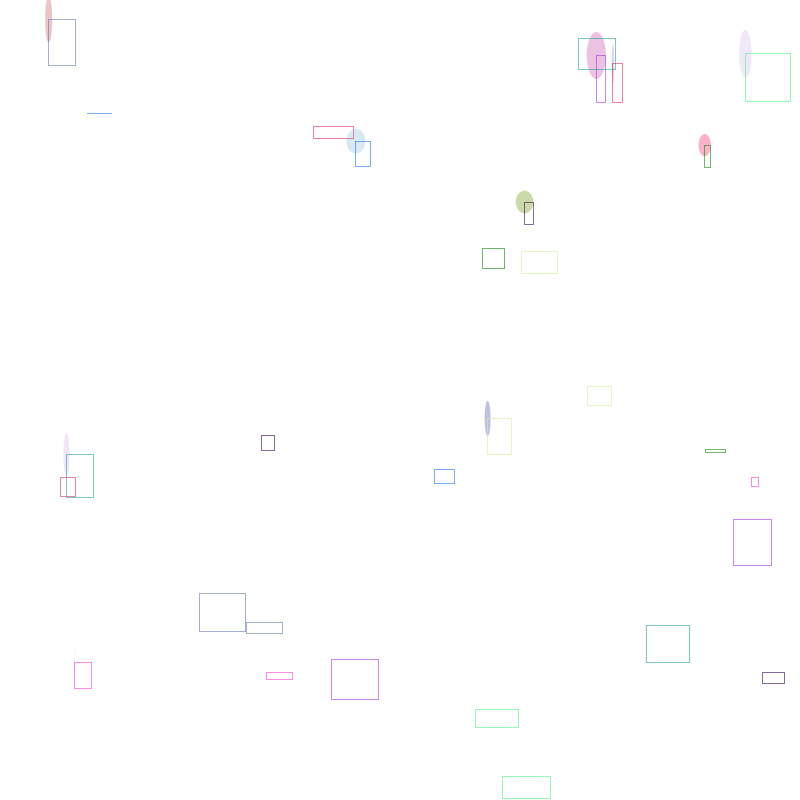
Frame 1 (no input)
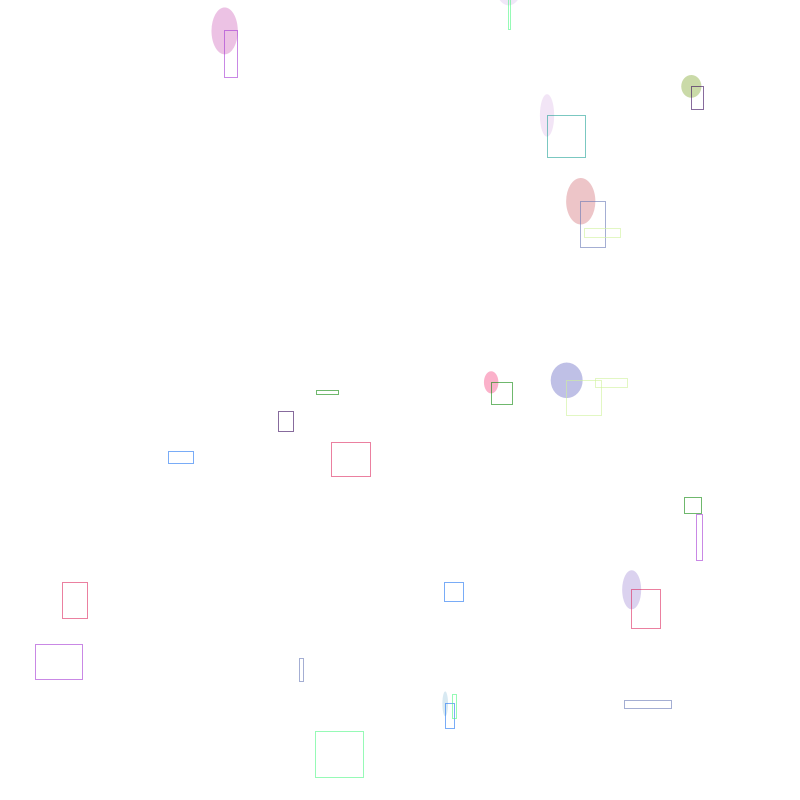
Frame 60 (the mouse pressed at the canvas centre just before this capture)
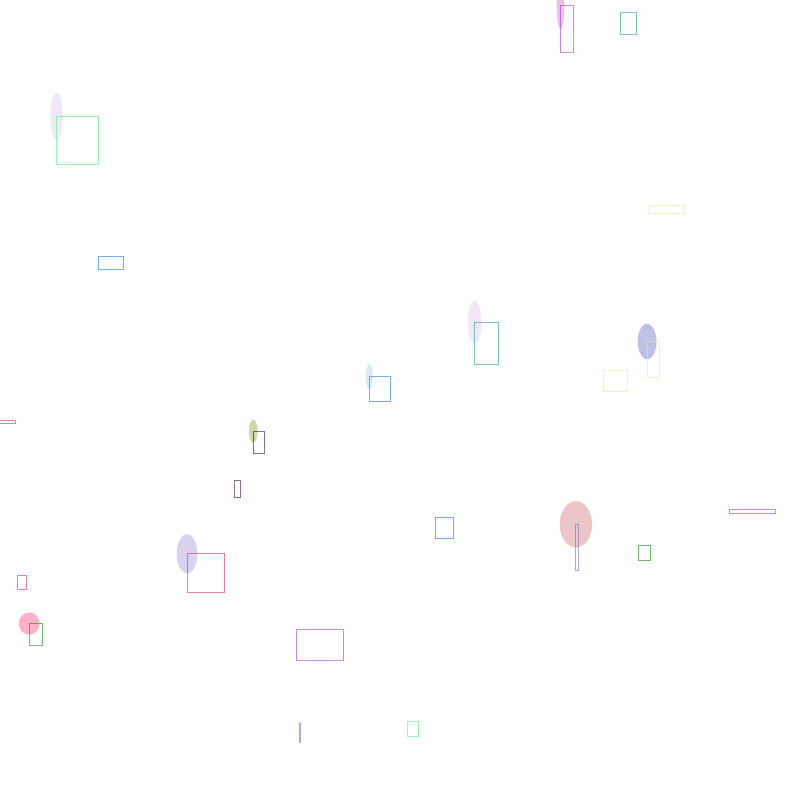
Frame 120 (the mouse held since frame 60 and released just before this capture)

The Processing sketch that drew these frames (run headless with seeded random() and noise(); from frame 60 on, the mouse is pressed at the canvas centre):

// Processing sketch: processing_144986
// ── processing_144986.pde

int x = 0;
int y = 0;
int xspeed = 1;
int yspeed = 2;

int _num = 10;     
Circle[] _circleArr = {
}; 
 
void setup() {
  size(800, 800);
  background(255);
  strokeWeight(1);
  fill(200, 150);
  drawCircles();
  
  ellipseMode(CENTER);
  smooth();
  noStroke();
  frameRate(50);
}

  


void draw () {
   background(255);
  // Add the current speed to the x location.
  x = x + xspeed;
  y = y + yspeed;
  
  if ((x > width-80) || (x < 0)) {
    // If the object reaches either edge, multiply speed by -1 to turn it around.
    xspeed = xspeed * -1;
  }
   if ((y > height-80) || (y < 0)) {
    // If the object reaches either edge, multiply speed by -1 to turn it around.
    yspeed = yspeed * -1;
  }
 
 
  // Display circle at x location
  stroke(0);
  fill(175);
  quad(x,y,width-x,0,0,height-y,width-x,height-y);
  fill(y,0,x,100);
  quad(x,y,0,height-y,width-x,0,x,y);
  
  
  background(255);
  for (int i=0; i<_circleArr.length; i++) {
    Circle thisCirc = _circleArr[i];
    thisCirc.updateMe();
  }
}
 
void mouseReleased() {
  drawCircles();
}
 
void drawCircles() {
  for (int i=0; i<_num; i++) {
    Circle thisCirc = new Circle();
    thisCirc.drawMe();
    _circleArr = (Circle[])append(_circleArr, thisCirc);
  }
}
 
 
class Circle {
  float x, y, x1, y1, x2, y2;
  float radius;
  color linecol, fillcol;
  float alph;
  float xmove, ymove;
  float rot;
 
  Circle() {
    x = random(width);
    y = random(height);
    x1 = random(width)-random(20);
    y1 = random(height)-random(10, 3);
    x2 = random(width)+random(15);
    y2 = random(height)-random(2, 5);
    radius = random(20, 50);
    linecol = color(random(255), random(255), random(255));
    fillcol = color(random(255), random(255), random(255));
    alph = random(50, 100);
 
    xmove = random(-1, 20);// - 5;
    ymove = random(-6, 10); //- 5;
    rot=radians(x*4);
  }
 
  void drawMe() {
    noStroke();
    fill(fillcol, alph);
    //  pushMatrix();
    //  translate(-x,-y);
    //  rotate(rot);
    ellipse(x, y, random(radius), radius);
    //ellipse(x, y, radius*2, radius*2);
    //  popMatrix();
    stroke(linecol, 150);
    noFill();
    rect(x, y, random(radius), radius);
    rect(x1, y1, radius, random(radius));
    rect(x2, y2, random(radius), random(radius));
  }
 
  void updateMe() {
    x += xmove;
    y += ymove;
    x1 += xmove*0.8;
    y1 += ymove*0.6;
    x2 += xmove*0.1;
    y2 += ymove*0.2;
    
    if (x > (width+radius)) {
      x=width+radius;
      xmove= -xmove;
    }
    if (x < (0-radius)) {
      x=0-radius;
      xmove= -xmove;
    }
    if (y > (height+radius)) {
      y=height+radius;
      ymove= -ymove;
    }
    if (y < (0-radius)) {
      y=0-radius;
      ymove= -ymove;
    }
    /*
     if (x1 > (width+radius)) {
      x1=width+radius;
      xmove= -xmove;
    }
    if (x1 < (0-radius)) {
      x1=0-radius;
      xmove= -xmove;
    }
    if (y1 > (height+radius)) {
      y1=height+radius;
      ymove= -ymove;
    }
    if (y1 < (0-radius)) {
      y1=0-radius;
      ymove= -ymove;
    }
    */
     if (x2 > (width+radius)) {
      x2=width+radius;
      xmove= -xmove;
    }
    if (x2 < (0-radius)) {
      x2=0-radius;
      xmove= -xmove;
    }
    if (y2 > (height+radius)) {
      y2=height+radius;
      ymove= -ymove;
    }
    if (y2 < (0-radius)) {
      y2=0-radius;
      ymove= -ymove;
    }
    drawMe();
  }
}
